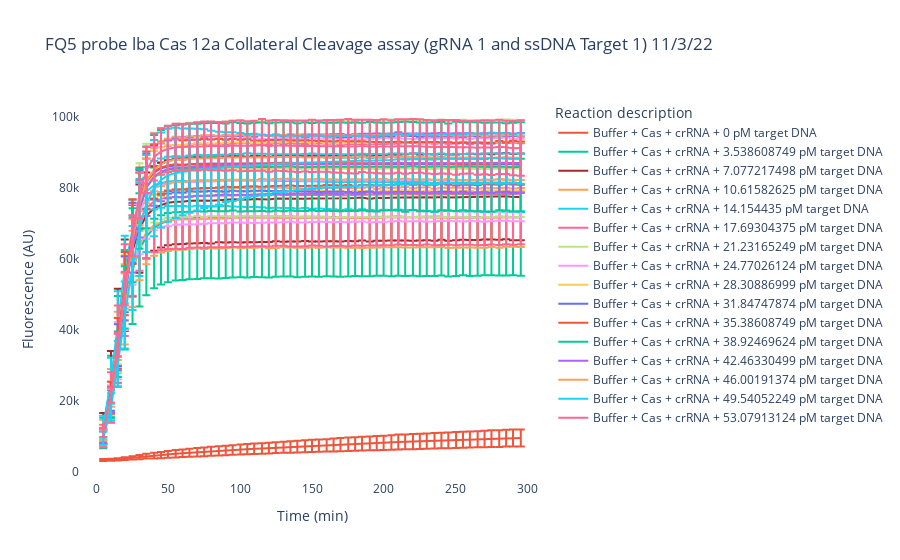

The notebook cell this image was saved under:
### Code cell
#Plot all data 
fig = go.Figure(go.Scatter(
    ))
fig.add_trace(go.Scatter(x=Time, y=Trip1_mean, error_y = dict(type='data', array=Trip1_std), name = 'Buffer + Cas + crRNA + {} pM target DNA'.format(concs[0])))
fig.add_trace(go.Scatter(x=Time, y=Trip2_mean, error_y = dict(type='data', array=Trip2_std), name = 'Buffer + Cas + crRNA + {} pM target DNA'.format(concs[1])))
fig.add_trace(go.Scatter(x=Time, y=Trip3_mean, error_y = dict(type='data', array=Trip3_std), name = 'Buffer + Cas + crRNA + {} pM target DNA'.format(concs[2]), marker = dict(color = 'brown')))
fig.add_trace(go.Scatter(x=Time, y=Trip4_mean, error_y = dict(type='data', array=Trip4_std), name = 'Buffer + Cas + crRNA + {} pM target DNA'.format(concs[3])))
fig.add_trace(go.Scatter(x=Time, y=Trip5_mean, error_y = dict(type='data', array=Trip5_std), name = 'Buffer + Cas + crRNA + {} pM target DNA'.format(concs[4])))
fig.add_trace(go.Scatter(x=Time, y=Trip6_mean, error_y = dict(type='data', array=Trip6_std), name = 'Buffer + Cas + crRNA + {} pM target DNA'.format(concs[5])))
fig.add_trace(go.Scatter(x=Time, y=Trip7_mean, error_y = dict(type='data', array=Trip7_std), name = 'Buffer + Cas + crRNA + {} pM target DNA'.format(concs[6])))
fig.add_trace(go.Scatter(x=Time, y=Trip8_mean, error_y = dict(type='data', array=Trip8_std), name = 'Buffer + Cas + crRNA + {} pM target DNA'.format(concs[7])))
fig.add_trace(go.Scatter(x=Time, y=Trip9_mean, error_y = dict(type='data', array=Trip9_std), name = 'Buffer + Cas + crRNA + {} pM target DNA'.format(concs[8])))
fig.add_trace(go.Scatter(x=Time, y=Trip10_mean, error_y = dict(type='data', array=Trip10_std), name = 'Buffer + Cas + crRNA + {} pM target DNA'.format(concs[9])))
fig.add_trace(go.Scatter(x=Time, y=Trip11_mean, error_y = dict(type='data', array=Trip11_std), name = 'Buffer + Cas + crRNA + {} pM target DNA'.format(concs[10])))
fig.add_trace(go.Scatter(x=Time, y=Trip12_mean, error_y = dict(type='data', array=Trip12_std), name = 'Buffer + Cas + crRNA + {} pM target DNA'.format(concs[11])))
fig.add_trace(go.Scatter(x=Time, y=Trip13_mean, error_y = dict(type='data', array=Trip13_std), name = 'Buffer + Cas + crRNA + {} pM target DNA'.format(concs[12])))
fig.add_trace(go.Scatter(x=Time, y=Trip14_mean, error_y = dict(type='data', array=Trip14_std), name = 'Buffer + Cas + crRNA + {} pM target DNA'.format(concs[13])))
fig.add_trace(go.Scatter(x=Time, y=Trip15_mean, error_y = dict(type='data', array=Trip15_std), name = 'Buffer + Cas + crRNA + {} pM target DNA'.format(concs[14])))
fig.add_trace(go.Scatter(x=Time, y=Trip16_mean, error_y = dict(type='data', array=Trip16_std), name = 'Buffer + Cas + crRNA + {} pM target DNA'.format(concs[15])))
fig.update_layout(title="FQ5 probe lba Cas 12a Collateral Cleavage assay (gRNA 1 and ssDNA Target 1) 11/3/22", xaxis_title="Time (min)", yaxis_title="Fluorescence (AU)", legend_title="Reaction description", plot_bgcolor = 'white')


fig.show()
